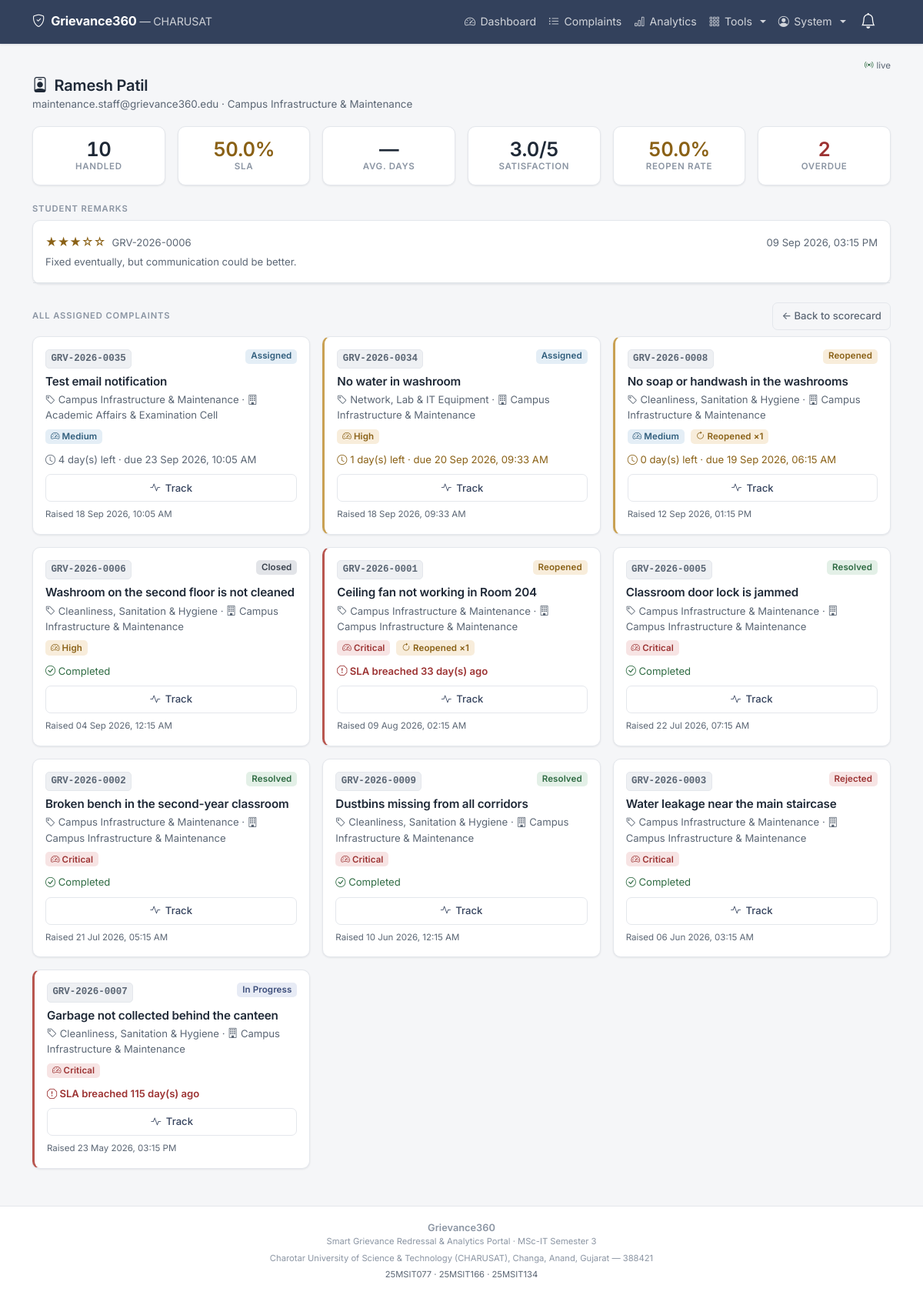
Screenshot of /admin/performance/2 (signed in) with the database file from the repository.
### tables this page shows
CREATE TABLE users (
    id             INTEGER PRIMARY KEY AUTOINCREMENT,
    name           TEXT NOT NULL,
    email          TEXT NOT NULL UNIQUE,
    password_hash  TEXT NOT NULL,
    role           TEXT NOT NULL DEFAULT 'student'
                   CHECK (role IN ('student','staff','admin')),
    department_id  INTEGER,
    enrollment_no  TEXT,
    phone          TEXT,
    is_active      INTEGER NOT NULL DEFAULT 1,
    reset_token    TEXT,
    reset_expires  TEXT,
    created_at     TEXT NOT NULL, photo TEXT, program TEXT, student_department TEXT, semester TEXT,
    FOREIGN KEY (department_id) REFERENCES departments(id)
);

CREATE TABLE departments (
    id          INTEGER PRIMARY KEY AUTOINCREMENT,
    name        TEXT NOT NULL UNIQUE,
    email       TEXT,
    created_at  TEXT NOT NULL
);

CREATE TABLE feedback (
    id           INTEGER PRIMARY KEY AUTOINCREMENT,
    complaint_id INTEGER NOT NULL UNIQUE,
    user_id      INTEGER NOT NULL,
    rating       INTEGER NOT NULL,
    remark       TEXT,
    created_at   TEXT NOT NULL,
    FOREIGN KEY (complaint_id) REFERENCES complaints(id),
    FOREIGN KEY (user_id)      REFERENCES users(id)
);

CREATE TABLE complaints (
    id             INTEGER PRIMARY KEY AUTOINCREMENT,
    ticket_code    TEXT NOT NULL UNIQUE,
    user_id        INTEGER NOT NULL,
    category_id    INTEGER NOT NULL,
    department_id  INTEGER,
    assigned_to    INTEGER,
    subject        TEXT NOT NULL,
    description    TEXT NOT NULL,
    attachment     TEXT,
    is_anonymous   INTEGER NOT NULL DEFAULT 0,
    status         TEXT NOT NULL DEFAULT 'Pending',
    priority_score INTEGER NOT NULL DEFAULT 0,
    reopen_count   INTEGER NOT NULL DEFAULT 0,
    created_at     TEXT NOT NULL,
    updated_at     TEXT NOT NULL,
    deadline       TEXT NOT NULL,
    resolved_at    TEXT,
    FOREIGN KEY (user_id)       REFERENCES users(id),
    FOREIGN KEY (category_id)   REFERENCES categories(id),
    FOREIGN KEY (department_id) REFERENCES departments(id),
    FOREIGN KEY (assigned_to)   REFERENCES users(id)
);

CREATE TABLE categories (
    id              INTEGER PRIMARY KEY AUTOINCREMENT,
    name            TEXT NOT NULL UNIQUE,
    department_id   INTEGER,
    sla_days        INTEGER NOT NULL DEFAULT 7,
    priority_weight INTEGER NOT NULL DEFAULT 1,
    created_at      TEXT NOT NULL,
    FOREIGN KEY (department_id) REFERENCES departments(id)
);

### app.py (the view)
@app.route("/admin/performance/<int:staff_id>")
@login_required
@role_required("admin")
def admin_performance_detail(staff_id):
    metrics_list = _staff_metrics(staff_id=staff_id)
    if not metrics_list: abort(404)
    metrics = metrics_list[0]
    member  = db.query_one(
        "SELECT u.*, d.name AS department_name FROM users u "
        "LEFT JOIN departments d ON d.id = u.department_id "
        "WHERE u.id = %s", (staff_id,))
    complaints = db.query_all(
        "SELECT c.*, cat.name AS category_name, cat.priority_weight, "
        "       d.name AS department_name "
        "FROM complaints c "
        "JOIN categories cat      ON cat.id = c.category_id "
        "LEFT JOIN departments d  ON d.id   = c.department_id "
        "WHERE c.assigned_to = %s ORDER BY c.created_at DESC", (staff_id,))
    for c in complaints:
        c["live_score"] = helpers.priority_score(
            c["priority_weight"], c["created_at"], c.get("reopen_count", 0))
    ratings = db.query_all(
        "SELECT f.*, c.ticket_code FROM feedback f "
        "JOIN complaints c ON c.id = f.complaint_id "
        "WHERE c.assigned_to = %s "
        "ORDER BY f.created_at DESC LIMIT 20", (staff_id,))
    return render_template("admin/performance_detail.html",
                           member=member, metrics=metrics,
                           complaints=complaints, ratings=ratings)

### templates/admin/performance_detail.html (shortened to what this page needs)
{% extends "base.html" %}
{% from "partials/_macros.html" import complaint_card with context %}
{% block content %}
<div class="ge-page-head">
  <h4><i class="bi bi-person-badge me-1"></i> {{ member.name }}</h4>
  <p class="ge-page-sub">{{ member.email }} &middot; {{ member.department_name or 'No department' }}</p>
</div>
<div class="row g-2 g-md-3 mb-4">
  <div class="col-6 col-md-4 col-lg-2">
    <div class="ge-stat text-center">
      <div class="ge-stat-value">{{ metrics.handled }}</div>
      <div class="ge-stat-label">Handled</div>
    </div>
  </div>
  <div class="col-6 col-md-4 col-lg-2">
    <div class="ge-stat text-center">
      <div class="ge-stat-value {{ 'text-success' if metrics.compliance is not none and metrics.compliance >= 80 else 'text-warning' }}">
        {{ metrics.compliance }}%
      </div>
      <div class="ge-stat-label">SLA</div>
    </div>
  </div>
  <div class="col-6 col-md-4 col-lg-2">
    <div class="ge-stat text-center">
      <div class="ge-stat-value">{{ metrics.avg_days or '—' }}</div>
      <div class="ge-stat-label">Avg. days</div>
    </div>
  </div>
  <div class="col-6 col-md-4 col-lg-2">
    <div class="ge-stat text-center">
      <div class="ge-stat-value">
        {{ metrics.avg_rating or '—' }}{% if metrics.avg_rating %}/5{% endif %}
      </div>
      <div class="ge-stat-label">Satisfaction</div>
    </div>
  </div>
  <div class="col-6 col-md-4 col-lg-2">
    <div class="ge-stat text-center">
      <div class="ge-stat-value {{ 'text-warning' if metrics.reopen_rate and metrics.reopen_rate > 10 }}">
        {{ metrics.reopen_rate or 0 }}%
      </div>
      <div class="ge-stat-label">Reopen rate</div>
    </div>
  </div>
  <div class="col-6 col-md-4 col-lg-2">
    <div class="ge-stat text-center">
      <div class="ge-stat-value {{ 'text-danger' if metrics.overdue_count }}">
        {{ metrics.overdue_count }}
      </div>
      <div class="ge-stat-label">Overdue</div>
    </div>
  </div>
</div>
{% if ratings %}
<h6 class="ge-eyebrow mb-2">Student remarks</h6>
<div class="ge-card mb-4">
  {% for r in ratings %}
  <div class="p-3 border-bottom">
    <div class="d-flex gap-2 align-items-center mb-1">
      <span class="text-warning">{{ '★' * r.rating }}{{ '☆' * (5 - r.rating) }}</span>
      <span class="text-muted small">{{ r.ticket_code }}</span>
      <span class="text-muted small ms-auto">{{ pretty_date(r.created_at) }}</span>
    </div>
    {% if r.remark %}
    <div class="small ge-wrap text-muted">{{ r.remark }}</div>
    {% endif %}
  </div>
  {% endfor %}
</div>
{% endif %}
<div class="d-flex align-items-center justify-content-between mb-2">
  <h6 class="ge-eyebrow mb-0">All assigned complaints</h6>
  <a href="{{ url_for('admin_performance') }}" class="btn btn-sm btn-outline-secondary">
    ← Back to scorecard
  </a>
</div>
<div class="row g-3">
  {% for item in complaints %}
  <div class="col-12 col-md-6 col-lg-4">
    {{ complaint_card(item, show_priority=True) }}
  </div>
  {% endfor %}
</div>
{% endblock %}

### templates/base.html (shortened to what this page needs)
<!DOCTYPE html>
<html lang="en">
<head>
  <link href="https://cdn.jsdelivr.net/npm/bootstrap@5.3.3/dist/css/bootstrap.min.css" rel="stylesheet">
  <link href="https://cdn.jsdelivr.net/npm/bootstrap-icons@1.11.3/font/bootstrap-icons.css" rel="stylesheet">
  <link href="{{ url_for('static', filename='css/style.css') }}" rel="stylesheet">
</head>
<body>
<nav class="navbar navbar-expand-md navbar-dark ge-navbar sticky-top">
  <div class="container">
    <a class="navbar-brand fw-bold d-flex align-items-center gap-2"
       href="{{ url_for('index') }}">
      <i class="bi bi-shield-check"></i>
      <span>
        Grievance360
        <span class="d-none d-md-inline fw-normal small opacity-75">
          &mdash; CHARUSAT
        </span>
      </span>
    </a>
    {% if current_user.is_authenticated %}
    <div class="dropdown order-md-last ms-auto me-2">
      <button class="btn btn-link nav-link position-relative ge-tap"
              type="button" data-bs-toggle="dropdown" aria-expanded="false"
              aria-label="Notifications">
        <i class="bi bi-bell fs-5 text-white"></i>
      </button>
    </div>
    {% endif %}
    <div class="collapse navbar-collapse" id="mainNav">
      <ul class="navbar-nav ms-auto mb-2 mb-md-0 align-items-md-center">
        {% if current_user.is_authenticated %}
          {% if current_user.role == 'student' %}
            <li class="nav-item">
              <a class="nav-link ge-tap" href="{{ url_for('student_dashboard') }}">
                <i class="bi bi-grid"></i> My Complaints</a>
            </li>
            <li class="nav-item">
              <a class="nav-link ge-tap" href="{{ url_for('raise_complaint') }}">
                <i class="bi bi-plus-circle"></i> Raise Complaint</a>
            </li>
            <li class="nav-item">
              <a class="nav-link ge-tap" href="{{ url_for('kb_list') }}">
                <i class="bi bi-book"></i> Help</a>
            </li>
            <li class="nav-item">
              <a class="nav-link ge-tap" href="{{ url_for('announcements') }}">
                <i class="bi bi-megaphone"></i> Notices</a>
            </li>
            <li class="nav-item">
              <a class="nav-link ge-tap" href="{{ url_for('profile') }}">
                <i class="bi bi-person-circle"></i> Profile</a>
            </li>
          {% elif current_user.role == 'admin' %}
            <li class="nav-item">
              <a class="nav-link ge-tap" href="{{ url_for('admin_dashboard') }}">
                <i class="bi bi-speedometer2"></i> Dashboard</a>
            </li>
            <li class="nav-item">
              <a class="nav-link ge-tap" href="{{ url_for('admin_complaints') }}">
                <i class="bi bi-list-ul"></i> Complaints</a>
            </li>
            <li class="nav-item">
              <a class="nav-link ge-tap" href="{{ url_for('admin_analytics') }}">
                <i class="bi bi-bar-chart"></i> Analytics</a>
            </li>
            <li class="nav-item dropdown">
              <a class="nav-link dropdown-toggle ge-tap" href="#" role="button"
                 data-bs-toggle="dropdown">
                <i class="bi bi-grid-3x3-gap"></i> Tools
              </a>
            </li>
          {% endif %}
          <li class="nav-item dropdown">
            <a class="nav-link dropdown-toggle ge-tap" href="#" role="button"
               data-bs-toggle="dropdown">
              <i class="bi bi-person-circle"></i>
              {{ current_user.name.split(' ')[0] }}
            </a>
          </li>
        {% endif %}
      </ul>
    </div>
  </div>
</nav>
<main class="container ge-main">
  {% if current_user.is_authenticated %}
  <div class="d-flex justify-content-end mb-1" style="min-height:18px">
    <span id="liveBar" class="d-inline-flex align-items-center gap-1"
          style="font-size:.72rem;color:var(--ge-muted,#64748b)">
      <i class="bi bi-broadcast text-success"></i>
      <span class="text-muted">live</span>
    </span>
  </div>
  {% endif %}
  {% block content %}{% endblock %}
</main>
<footer class="ge-footer no-print">
  <div class="container text-center">
    <div class="fw-semibold">Grievance360</div>
    <div class="small">
      Smart Grievance Redressal &amp; Analytics Portal &middot; MSc-IT Semester 3
    </div>
    <div class="small mt-1">
      Charotar University of Science &amp; Technology (CHARUSAT),
      Changa, Anand, Gujarat &mdash; 388421
    </div>
    <div class="small mt-1 text-muted">
      25MSIT077 &middot; 25MSIT166 &middot; 25MSIT134
    </div>
  </div>
</footer>
</body>
</html>

### templates/partials/_macros.html (shortened to what this page needs)
{% macro status_badge(status) -%}
  <span class="badge bg-{{ status_color(status) }}">{{ status }}</span>
{%- endmacro %}
{% macro priority_badge(score) -%}
  {% set label, colour = priority_label(score) %}
  <span class="badge bg-{{ colour }}" title="Priority score: {{ score }}">
    <i class="bi bi-speedometer2"></i> {{ label }}
  </span>
{%- endmacro %}
{% macro sla_line(item) -%}
  {% if item.status in ['Resolved', 'Closed', 'Rejected'] %}
    <span class="text-success small">
      <i class="bi bi-check-circle"></i> Completed</span>
  {% elif is_breached(item) %}
    <span class="text-danger small fw-semibold">
      <i class="bi bi-exclamation-octagon"></i>
      SLA breached {{ -days_left(item) }} day(s) ago</span>
  {% else %}
    {% set remaining = days_left(item) %}
    <span class="small {{ 'text-warning' if remaining <= 1 else 'text-muted' }}">
      <i class="bi bi-clock"></i>
      {{ remaining }} day(s) left &middot; due {{ pretty_date(item.deadline) }}</span>
  {% endif %}
{%- endmacro %}
{% macro complaint_card(item, show_student=False, show_assignee=False,
                        show_priority=False, action_url=None, action_label=None) %}
  {% set flag = 'ge-breached' if is_breached(item)
                else ('ge-due-soon' if item.status not in ['Resolved','Closed','Rejected']
                      and days_left(item) <= 1 else '') %}
  <div class="ge-card ge-card-hover h-100 p-3 {{ flag }}">
    <div class="d-flex justify-content-between align-items-start gap-2 mb-2">
      <span class="ge-ticket">{{ item.ticket_code }}</span>
      {{ status_badge(item.status) }}
    </div>
    <h6 class="mb-1 ge-wrap">{{ item.subject }}</h6>
    <div class="small text-muted mb-2 ge-wrap">
      <i class="bi bi-tag"></i> {{ item.category_name }}
      {% if item.department_name %}
        &middot; <i class="bi bi-building"></i> {{ item.department_name }}
      {% endif %}
    </div>
    <div class="d-flex flex-wrap gap-2 align-items-center mb-2">
      {% if show_priority %}
        {{ priority_badge(item.live_score if item.live_score is defined
                          else item.priority_score) }}
      {% endif %}
      {% if item.reopen_count %}
        <span class="badge bg-warning text-dark">
          <i class="bi bi-arrow-clockwise"></i>
          Reopened &times;{{ item.reopen_count }}</span>
      {% endif %}
    </div>
    <div class="mb-2">{{ sla_line(item) }}</div>
    <div class="d-flex flex-wrap gap-2">
      <a href="{{ url_for('track_complaint', ticket_code=item.ticket_code) }}"
         class="btn btn-sm btn-outline-primary flex-fill">
        <i class="bi bi-activity"></i> Track
      </a>
    </div>
    <div class="text-muted mt-2" style="font-size:.72rem">
      Raised {{ pretty_date(item.created_at) }}
    </div>
  </div>
{% endmacro %}

### rows the page displays
users: name "System"
users: name "Ramesh Patil", email "maintenance.staff@grievance360.edu"
departments: name "Campus Infrastructure & Maintenance"
feedback: rating "★★★", rating "☆☆", ticket_code "GRV-2026-0006", created_at "09 Sep 2026, 03:15 PM", remark "Fixed eventually, but communication could be better."
complaints: ticket_code "GRV-2026-0035", status "Assigned", subject "Test email notification", category_name "Campus Infrastructure & Maintenance", department_name "Academic Affairs & Examination Cell", label "Medium", remaining "4", deadline "23 Sep 2026, 10:05 AM", created_at "18 Sep 2026, 10:05 AM"
complaints: ticket_code "GRV-2026-0034", status "Assigned", subject "No water in washroom", category_name "Network, Lab & IT Equipment", department_name "Campus Infrastructure & Maintenance", label "High", department "1", deadline "20 Sep 2026, 09:33 AM", created_at "18 Sep 2026, 09:33 AM"
complaints: ticket_code "GRV-2026-0008", status "Reopened", subject "No soap or handwash in the washrooms", category_name "Cleanliness, Sanitation & Hygiene", department_name "Campus Infrastructure & Maintenance", label "Medium", reopen_count "1", is_anonymous "0", deadline "19 Sep 2026, 06:15 AM", created_at "12 Sep 2026, 01:15 PM"
complaints: ticket_code "GRV-2026-0006", status "Closed", subject "Washroom on the second floor is not cleaned", category_name "Cleanliness, Sanitation & Hygiene", department_name "Campus Infrastructure & Maintenance", label "High", shows "Completed", created_at "04 Sep 2026, 12:15 AM"
complaints: ticket_code "GRV-2026-0001", status "Reopened", subject "Ceiling fan not working in Room 204", category_name "Campus Infrastructure & Maintenance", department_name "Campus Infrastructure & Maintenance", label "Critical", reopen_count "1", days_left "33", created_at "09 Aug 2026, 02:15 AM"
complaints: ticket_code "GRV-2026-0005", status "Resolved", subject "Classroom door lock is jammed", category_name "Campus Infrastructure & Maintenance", department_name "Campus Infrastructure & Maintenance", label "Critical", shows "Completed", created_at "22 Jul 2026, 07:15 AM"
complaints: ticket_code "GRV-2026-0002", status "Resolved", subject "Broken bench in the second-year classroom", category_name "Campus Infrastructure & Maintenance", department_name "Campus Infrastructure & Maintenance", label "Critical", shows "Completed", created_at "21 Jul 2026, 05:15 AM"
complaints: ticket_code "GRV-2026-0009", status "Resolved", subject "Dustbins missing from all corridors", category_name "Cleanliness, Sanitation & Hygiene", department_name "Campus Infrastructure & Maintenance", label "Critical", shows "Completed", created_at "10 Jun 2026, 12:15 AM"
complaints: ticket_code "GRV-2026-0003", status "Rejected", subject "Water leakage near the main staircase", category_name "Campus Infrastructure & Maintenance", department_name "Campus Infrastructure & Maintenance", label "Critical", shows "Completed", created_at "06 Jun 2026, 03:15 AM"
complaints: ticket_code "GRV-2026-0007", status "In Progress", subject "Garbage not collected behind the canteen", category_name "Cleanliness, Sanitation & Hygiene", department_name "Campus Infrastructure & Maintenance", label "Critical", days_left "115", created_at "23 May 2026, 03:15 PM"

### other values shown
{{ metrics.handled }} "10"
{{ metrics.compliance }} "50.0"
{{ metrics.avg_days or '—' }} "—"
{{ metrics.avg_rating or '—' }} "3.0"
{{ metrics.reopen_rate or 0 }} "50.0"
{{ metrics.overdue_count }} "2"
